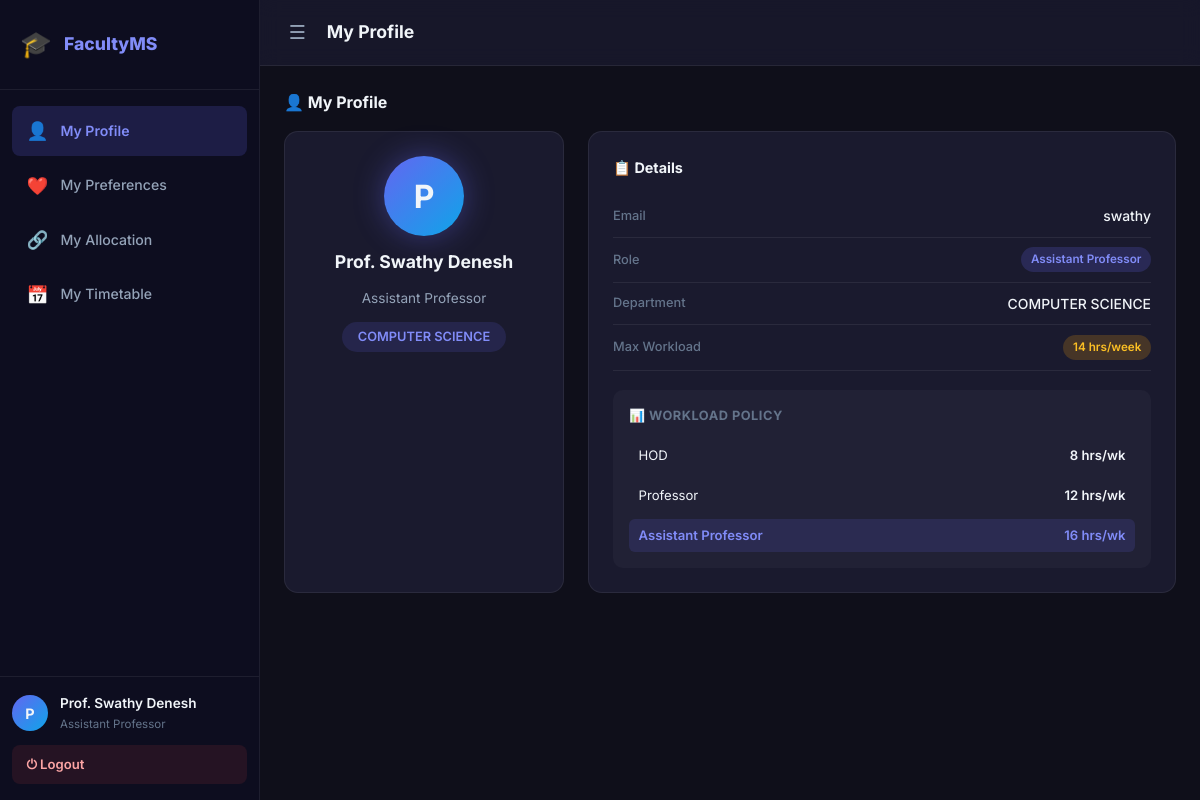
Page /faculty (signed in) on the committed database.
### tables this page shows
CREATE TABLE faculty (
            id INTEGER PRIMARY KEY AUTOINCREMENT,
            name TEXT NOT NULL,
            email TEXT UNIQUE NOT NULL,
            password TEXT NOT NULL,
            role TEXT NOT NULL CHECK(role IN ("HOD","Professor","Assistant Professor")),
            department TEXT NOT NULL,
            max_workload INTEGER NOT NULL
        );

### app.py (the view)
@app.route('/faculty')
@faculty_required
def faculty_dashboard():
    fid  = session['faculty_id']
    conn = get_db()
    faculty  = conn.execute("SELECT * FROM faculty WHERE id=?", (fid,)).fetchone()
    subjects = conn.execute("SELECT * FROM subject ORDER BY semester, name").fetchall()
    prefs    = conn.execute("SELECT subject_id FROM faculty_preference WHERE faculty_id=?", (fid,)).fetchall()
    pref_ids = [p['subject_id'] for p in prefs]
    allocations = conn.execute("""
        SELECT s.name AS subject_name, s.hours_per_week, s.is_lab, a.batch_no, s.semester
        FROM allocation a JOIN subject s ON a.subject_id = s.id
        WHERE a.faculty_id=?
    """, (fid,)).fetchall()
    conn.close()
    return render_template('faculty_dashboard.html',
                           faculty=faculty, subjects=subjects,
                           pref_ids=pref_ids, allocations=allocations,
                           workload_limits=WORKLOAD_LIMITS,
                           lab_batches=LAB_BATCHES)

### app.py (called while the page is built)
def get_db():
    conn = sqlite3.connect(DATABASE, timeout=10)
    conn.row_factory = sqlite3.Row
    conn.execute("PRAGMA foreign_keys = ON")
    return conn

def faculty_required(f):
    @wraps(f)
    def decorated(*args, **kwargs):
        if session.get('role') != 'faculty':
            flash('Please login as Faculty.', 'error')
            return redirect(url_for('login'))
        return f(*args, **kwargs)
    return decorated

### templates/faculty_dashboard.html (shortened to what this page needs)
<!DOCTYPE html>
<html lang="en">
<head>
  <link rel="stylesheet" href="{{ url_for('static', filename='style.css') }}"/>
</head>
<body class="dashboard-page">
  <aside class="sidebar" id="sidebar">
    <div class="sidebar-brand">
      <span class="brand-icon">🎓</span>
      <span class="brand-text">FacultyMS</span>
    </div>
    <nav class="sidebar-nav">
      <a href="#profile-section" class="nav-link active" onclick="showSection('profile-section',this)">
        <span class="nav-icon">👤</span> My Profile
      </a>
      <a href="#pref-section" class="nav-link" onclick="showSection('pref-section',this)">
        <span class="nav-icon">❤️</span> My Preferences
      </a>
      <a href="#alloc-section" class="nav-link" onclick="showSection('alloc-section',this)">
        <span class="nav-icon">🔗</span> My Allocation
      </a>
      <a href="{{ url_for('faculty_timetable') }}" class="nav-link">
        <span class="nav-icon">📅</span> My Timetable
      </a>
    </nav>
    <div class="sidebar-footer">
      <div class="user-badge">
        <span class="user-avatar">{{ faculty.name[0] }}</span>
        <div>
          <p class="user-name">{{ faculty.name }}</p>
          <p class="user-role">{{ faculty.role }}</p>
        </div>
      </div>
      <a href="{{ url_for('logout') }}" class="logout-btn">⏻ Logout</a>
    </div>
  </aside>
  <main class="main-content">
    <header class="topbar">
      <button class="menu-toggle" onclick="document.getElementById('sidebar').classList.toggle('collapsed')">☰</button>
      <h2 class="page-title" id="pageTitle">My Profile</h2>
    </header>
    <section id="profile-section" class="content-section active-section">
      <div class="section-header">
        <h3>👤 My Profile</h3>
      </div>
      <div class="profile-grid">
        <div class="profile-card card">
          <div class="profile-avatar-lg">{{ faculty.name[0] }}</div>
          <h3 class="profile-name">{{ faculty.name }}</h3>
          <p class="profile-designation">{{ faculty.role }}</p>
          <div class="profile-dept-badge">{{ faculty.department }}</div>
        </div>
        <div class="profile-details card">
          <h4>📋 Details</h4>
          <div class="detail-row">
            <span class="detail-label">Email</span>
            <span class="detail-value">{{ faculty.email }}</span>
          </div>
          <div class="detail-row">
            <span class="detail-label">Role</span>
            <span class="detail-value">
              <span class="badge badge-role">{{ faculty.role }}</span>
            </span>
          </div>
          <div class="detail-row">
            <span class="detail-label">Department</span>
            <span class="detail-value">{{ faculty.department }}</span>
          </div>
          <div class="detail-row">
            <span class="detail-label">Max Workload</span>
            <span class="detail-value">
              <span class="badge badge-hours">{{ faculty.max_workload }} hrs/week</span>
            </span>
          </div>
          {% set wl = workload_limits %}
          <div class="workload-info">
            <h5>📊 Workload Policy</h5>
            <div class="wl-grid">
              {% for role, hrs in wl.items() %}
              <div class="wl-item {% if role == faculty.role %}wl-active{% endif %}">
                <span class="wl-role">{{ role }}</span>
                <span class="wl-hrs">{{ hrs }} hrs/wk</span>
              </div>
              {% endfor %}
            </div>
          </div>
        </div>
      </div>
    </section>
  </main>
</body>
</html>

### rows in the picture
faculty: name "P", name "Prof. Swathy Denesh", role "Assistant Professor", department "COMPUTER SCIENCE", email "swathy", max_workload "14"

### other values in the picture
{{ role }} "HOD" "Professor" "Assistant Professor"
{{ hrs }} "8" "12" "16"
